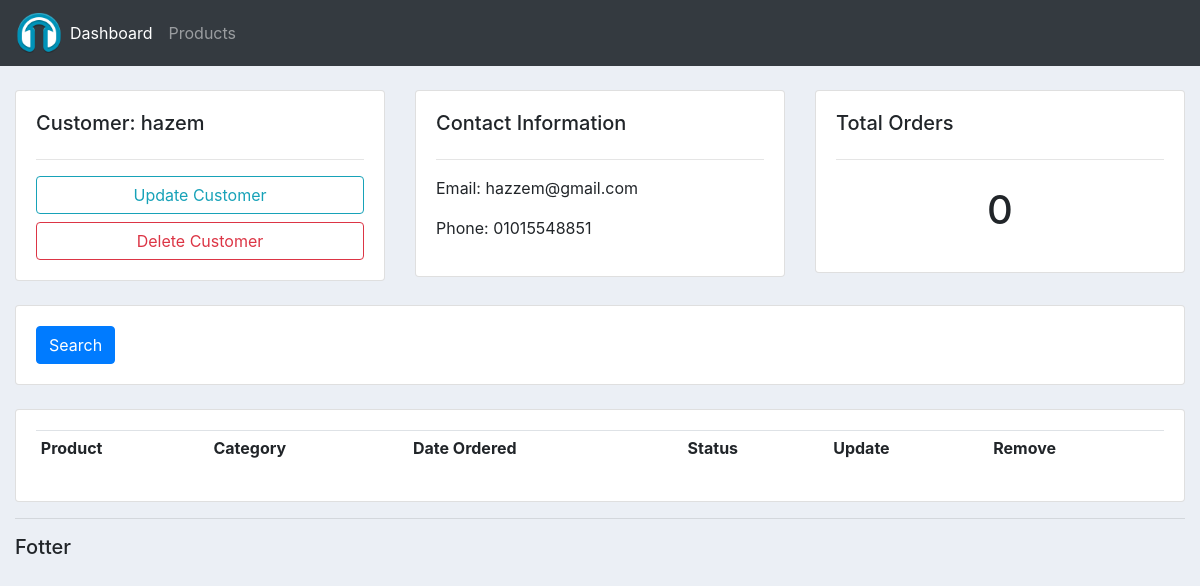
/customer/1, run on an earlier commit of the app's database.
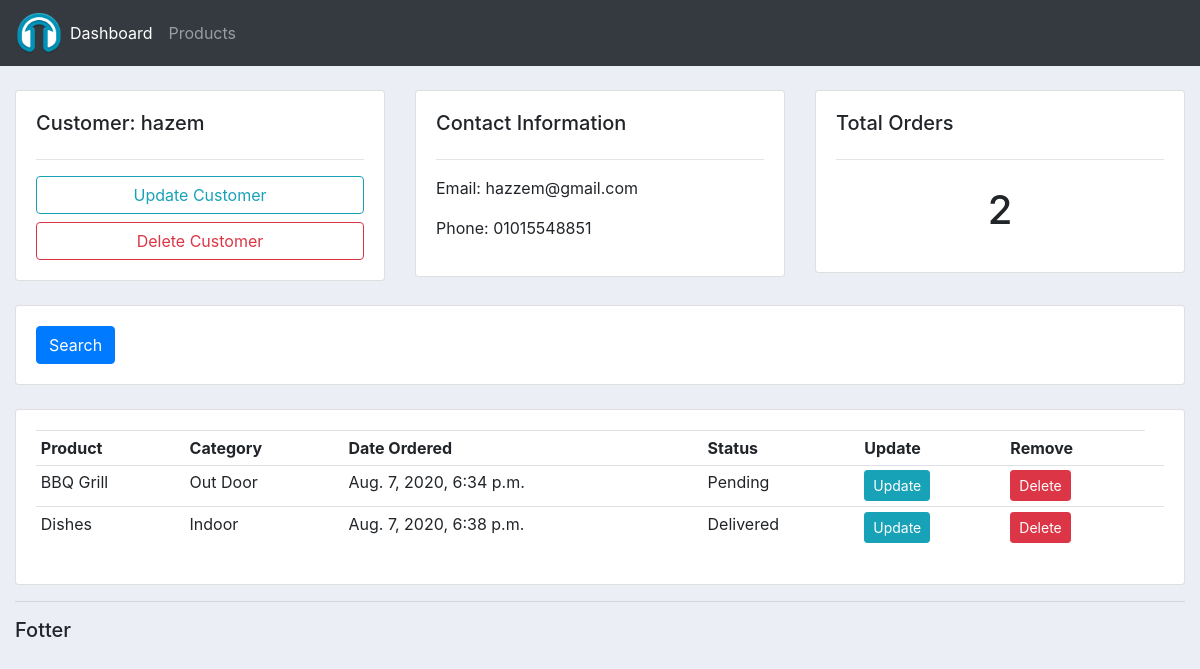
And on a later commit of the database.
### accountss/models.py (models this page shows, shortened)
class Order(models.Model):
    STATUS = (
        ('Pending','Pending'),
        ('Out for Delivery','Out for Delivery'),
        ('Delivered','Delivered'),
    )
    customer = models.ForeignKey(Customer, null=True, on_delete=models.SET_NULL)
    product  = models.ForeignKey(Product, null=True, on_delete=models.SET_NULL)
    date_created = models.DateTimeField(auto_now_add=True, null=True)
    status = models.CharField(max_length=200, null=True, choices=STATUS)

class Product(models.Model):
    CATEGORY = (
        ('Indoor','Indoor'),
        ('Out Door','Out Door'),
    )
    name         = models.CharField(max_length=200, null=True)
    price        = models.FloatField(null=True)
    category     = models.CharField(max_length=200, null=True, choices=CATEGORY)
    description  = models.CharField(max_length=200, null=True, blank=True)
    date_created = models.DateTimeField(auto_now_add=True, null=True)
    tags = models.ManyToManyField(Tag)
    def __str__(self):
        return self.name

### accountss/views.py (the view)
# urls.py: path('customer/<str:pk>', views.customer, name='customer'),
def customer(request, pk):
    customer = Customer.objects.get(id=pk)
    orders = customer.order_set.all()
    orders_count = orders.count()
    context = {'customer':customer, 'orders':orders,'orders_count':orders_count}
    return render(request, 'accountss/customer.html', context)

### accountss/templates/accountss/customer.html
{% extends 'accountss/main.html'%}
{% block content%}
<br>
<div class="row">
    <div class="col-md">
        <div class="card card-body">
            <h5>Customer: {{customer.name}} </h5>
            <hr>
            <a class="btn btn-outline-info bt-sm btn-block" href="">Update Customer</a>
            <a class="btn btn-outline-danger bt-sm btn-block" href="">Delete Customer</a>
        </div>
    </div>
    <div class="col-md">
        <div class="card card-body">
            <h5>Contact Information</h5>
            <hr>
            <p>Email: {{customer.email}}</p>
            <p>Phone: {{customer.phone}}</p>
        </div>
    </div>
    <div class="col-md">
        <div class="card card-body">
            <h5>Total Orders</h5>
            <hr>
            <h1 style="text-align:center;padding: 10px">{{orders_count}}</h1>
        </div>
    </div>
</div>
<br>
<div class="row">
    <div class="col">
        <div class="card card-body">
            <form method="get">
                <button class="btn btn-primary" type="submit">Search</button>
            </form>
        </div>
    </div>
</div>
<br>
<div class="row">
    <div class="col-md">
        <div class="card card-body">
            <table class="table table-sm">
                <tr >
                    <th>Product</th>
                    <th>Category</th>
                    <th>Date Ordered</th>
                    <th>Status</th>
                    <th>Update</th>
                    <th>Remove</th>
                </tr>
                {% for order in orders %}
                    <tr>
                        <td>{{order.product}}</td>
                        <td>{{order.product.category}}</td>
                        <td>{{order.date_created}}</td>
                        <td>{{order.status}}</td>
                        <td><a class="btn btn-sm btn-info" href="{% url 'update_order' order.id %}">Update</a></td>
                        <td><a class="btn btn-sm btn-danger" href="{% url 'delete_order' order.id %}">Delete</a><td>
                        </tr>
                {% endfor %}
            </table>
        </div>
    </div>
</div>
{% endblock %}

What changed in the data, as far as the page shows it:
added Order: product "BBQ Grill", product.category "Out Door", date_created "Aug. 7, 2020, 6:34 p.m.", status "Pending"
added Order: product "Dishes", product.category "Indoor", date_created "Aug. 7, 2020, 6:38 p.m.", status "Delivered"
Also different on the page:
{{ orders_count }}: "0" → "2"
